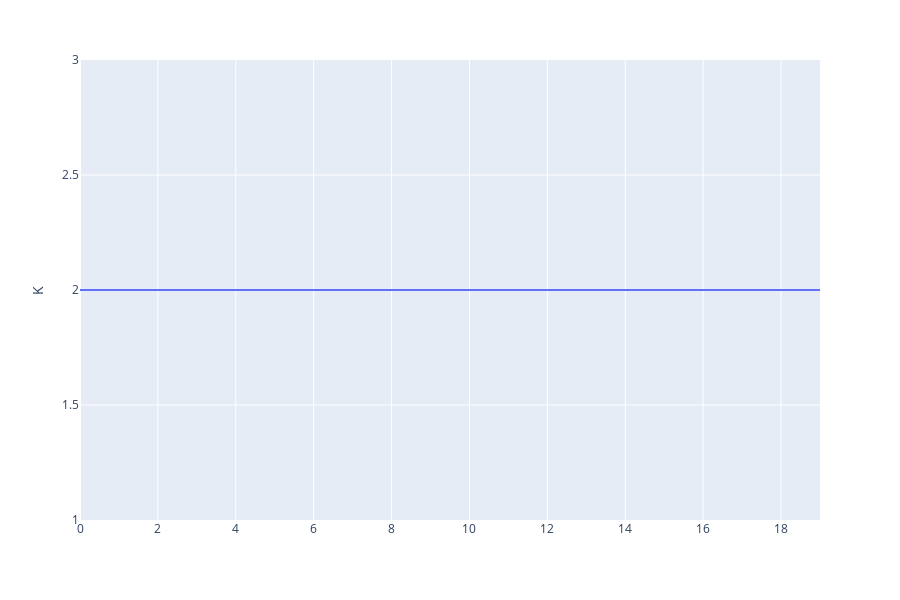

The notebook cell saved with this chart:
### Markdown cell above
Let's first visualise how the number of clusters $K$ varies across a sampling trajectory:

### Code cell
fig = px.line(pd.DataFrame({
    'K': posterior_samples.get_variable(gmm.K()).squeeze().detach().numpy(),
}), y='K')
fig.show()

### Figure 1 — Plotly figure (JSON) as saved in the notebook; plotly's stock layout.template omitted (floating-point values rounded to 4 significant figures)
{"data": [{"hoverlabel": {"namelength": 0}, "hovertemplate": "K=%{y}", "legendgroup": "", "line": {"color": "#636efa", "dash": "solid"}, "mode": "lines", "name": "", "showlegend": false, "type": "scatter", "xaxis": "x", "y": [2, 2, 2, 2, 2, 2, 2, 2, 2, 2, 2, 2, 2, 2, 2, 2, 2, 2, 2, 2], "yaxis": "y"}], "layout": {"height": 600, "legend": {"tracegroupgap": 0}, "margin": {"t": 60}, "xaxis": {"anchor": "y", "domain": [0, 1]}, "yaxis": {"anchor": "x", "domain": [0, 1], "title": {"text": "K"}}}}
